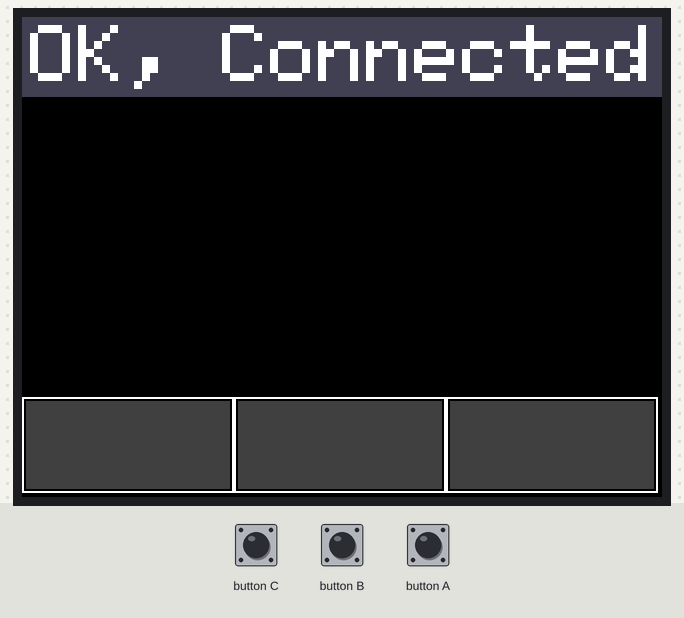
This sketch was run on a simulated ESP32. Shown: 320×240 colour display. The test bench sets the inputs (shaded band). Nothing arrives over Bluetooth unless stated; a phone connects over Bluetooth LE 3 s after start.

Above: at 3.8 s.
3.9 s: button C pressed for 0.15 s
At 3.98 s:
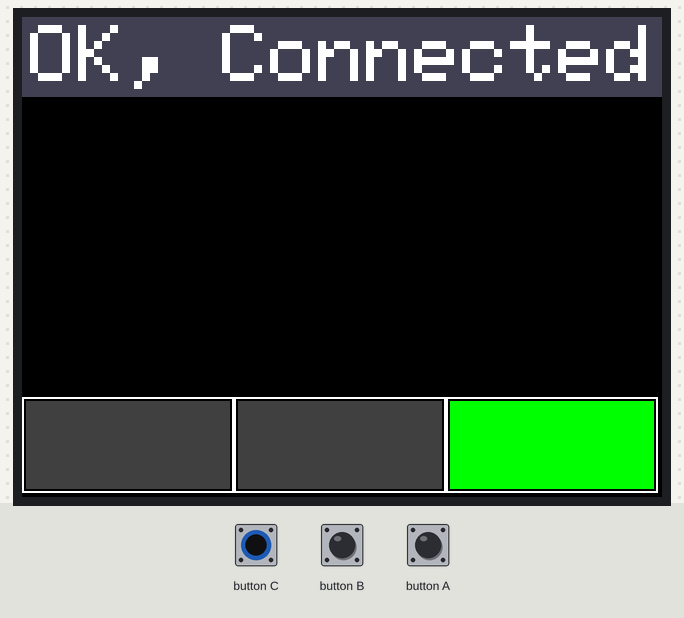
5.5 s: button B pressed for 0.15 s
At 5.58 s:
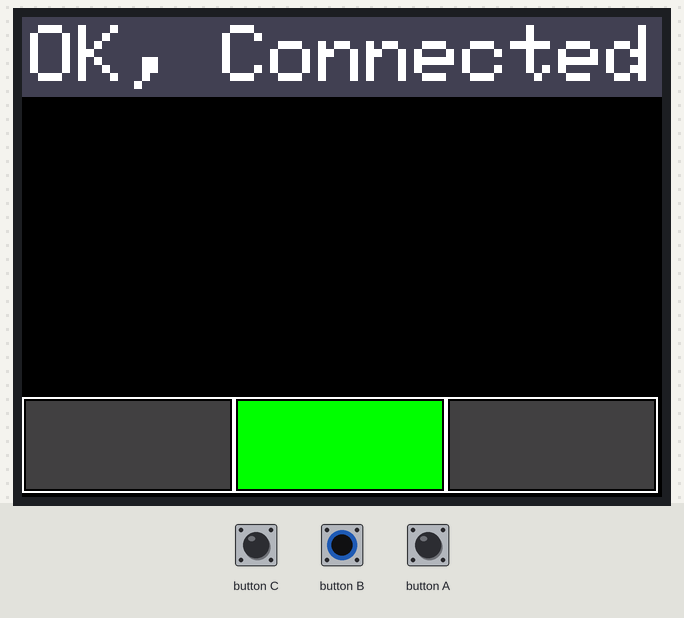
7.1 s: button A pressed for 0.15 s
At 7.18 s:
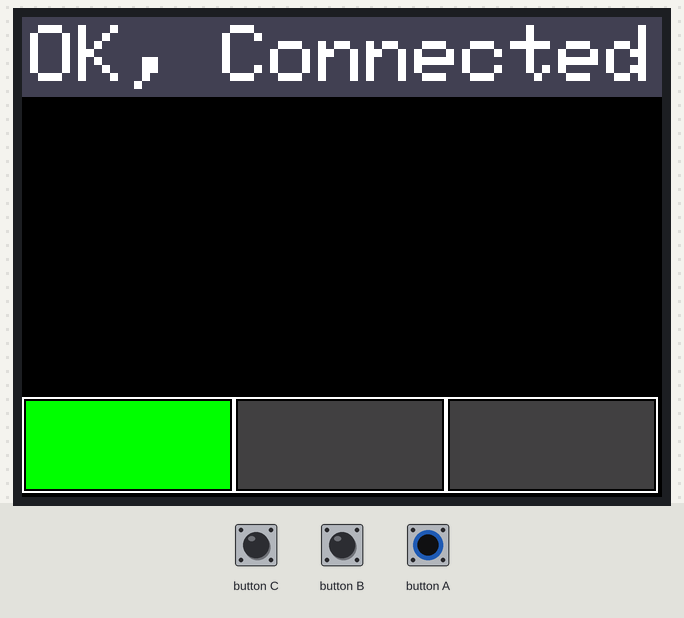
Timing chart, 0 to 10.1 s (numbered marks = the images above; inputs shaded):
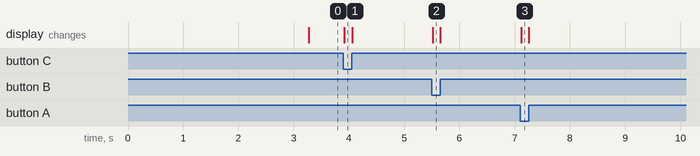

The sketch:

m5stack-peripheral.ino
```cpp
#include <M5Stack.h>

#include <BLEDevice.h>
#include <BLEServer.h>
#include <BLEUtils.h>
#include <BLE2902.h>

#ifdef min
#undef min
#endif
#ifdef max
#undef max
#endif

#include <deque>
#include <string>


#define DEVICE_NAME         "M5Stack"
#define SERVICE_UUID        "5147b804-4b5b-429d-b6d2-0f4b8187a4ea"
#define CHARACTERISTIC_UUID "a851d6b3-6720-41e7-a9d4-81dcec2fd861"

BLEServer *pServer = NULL;
BLECharacteristic *pCharacteristic = NULL;
bool deviceConnected = false;
bool oldDeviceConnected = false;
int start_advertise_timer = 0;
int buttons = 0;

std::vector<char> ble_input;
std::deque<std::string> requests;

enum {
  S_WAITING,
  S_READY,
} status = S_WAITING;

void printStatus(char const *text)
{
  M5.Lcd.fillRect(0, 0, 320, 40, M5.Lcd.color565(64, 64, 80));
  M5.Lcd.setTextColor(WHITE);
  M5.Lcd.setTextSize(4);
  M5.Lcd.setCursor(4, 4);
  M5.Lcd.printf(text);
}

void printWatingStatus()
{
  printStatus("Waiting...");
}

void printConnectedStatus()
{
  printStatus("OK, Connected");
}

void printMessage(char const *text)
{
  const int y = 40;
  M5.Lcd.fillRect(0, y, 320, 150, M5.Lcd.color565(0, 0, 0));
  M5.Lcd.setTextColor(WHITE);
  M5.Lcd.setTextSize(4);
  M5.Lcd.setCursor(4, 4 + y);
  M5.Lcd.printf(text);
}

void drawButtons()
{
  for (int i = 0; i < 3; i++) {
    int w = 320 / 3;
    int x = w * i;
    int h = 48;
    int y = 240 - h - 2;
    int color = ((buttons >> i) & 1) ? M5.Lcd.color565(0, 255, 0) : M5.Lcd.color565(64, 64, 64);
    M5.Lcd.drawRect(x, y, w, h, WHITE);
    M5.Lcd.fillRect(x + 2, y + 2, w - 4, h - 4, color);
  }
}

void startAdvertise()
{
  status = S_WAITING;
  printWatingStatus();
  start_advertise_timer = 5;
}

class MyServerCallbacks : public BLEServerCallbacks {
  void onConnect(BLEServer *pServer) {
    deviceConnected = true;
  };

  void onDisconnect(BLEServer *pServer) {
    deviceConnected = false;
  }
};

class MyCharacteristicCallbacks: public BLECharacteristicCallbacks {
  void onWrite(BLECharacteristic *pCharacteristic)
  {
    std::string value = pCharacteristic->getValue();
    for (int i = 0; i < value.length(); i++) {
      char c = value[i];
      if (c == 0) {
        if (!ble_input.empty()) {
          std::string s(ble_input.data(), ble_input.size());
          requests.push_back(s);
        }
        ble_input.clear();
        break;
      }
      ble_input.push_back(c);
    }
  }
};

void setup()
{
  setCpuFrequencyMhz(80);
  M5.begin();
  M5.Lcd.fillScreen(BLACK);
  printStatus("Starting...");
  drawButtons();

  status = S_WAITING;

  // Create the BLE Device
  BLEDevice::init(DEVICE_NAME);

  // Create the BLE Server
  pServer = BLEDevice::createServer();
  pServer->setCallbacks(new MyServerCallbacks());

  // Create the BLE Service
  BLEService *pService = pServer->createService(SERVICE_UUID);

  // Create a BLE Characteristic
  pCharacteristic = pService->createCharacteristic(
        CHARACTERISTIC_UUID,
        BLECharacteristic::PROPERTY_READ   |
        BLECharacteristic::PROPERTY_WRITE  |
        BLECharacteristic::PROPERTY_NOTIFY |
        BLECharacteristic::PROPERTY_INDICATE
        );
  pCharacteristic->setCallbacks(new MyCharacteristicCallbacks());
  pCharacteristic->addDescriptor(new BLE2902());

  // Start the service
  pService->start();

  // Start advertising
  BLEAdvertising *pAdvertising = BLEDevice::getAdvertising();
  pAdvertising->addServiceUUID(SERVICE_UUID);
  pAdvertising->setScanResponse(false);
  pAdvertising->setMinPreferred(0x0);  // set value to 0x00 to not advertise this parameter
  startAdvertise();
}

void loop()
{
  if (deviceConnected) {
    if (!oldDeviceConnected) {
      oldDeviceConnected = true;
      printConnectedStatus();
    }
    M5.update();
    uint8_t value = 0;
    if (M5.BtnA.isPressed()) value |= 1;
    if (M5.BtnB.isPressed()) value |= 2;
    if (M5.BtnC.isPressed()) value |= 4;
    if (buttons != value) {
      buttons = value;
      pCharacteristic->setValue((uint8_t *)&value, 1);
      pCharacteristic->notify();
      drawButtons();
    }
  } else {
    if (oldDeviceConnected) {
      oldDeviceConnected = false;
      startAdvertise();
    } else if (start_advertise_timer > 0) {
      start_advertise_timer--;
      if (start_advertise_timer == 0) {
        pServer->startAdvertising(); // restart advertising
      }
    }
  }

  while (!requests.empty()) {
    std::string s = requests.front();
    requests.pop_front();
    printMessage(s.c_str());
  }

}
```

Measured:
- after the input at 3.9 s, the display: changes at once (image 1)
- after the input at 5.5 s, the display: changes at once (image 2)
- after the input at 7.1 s, the display: changes at once (image 3)
